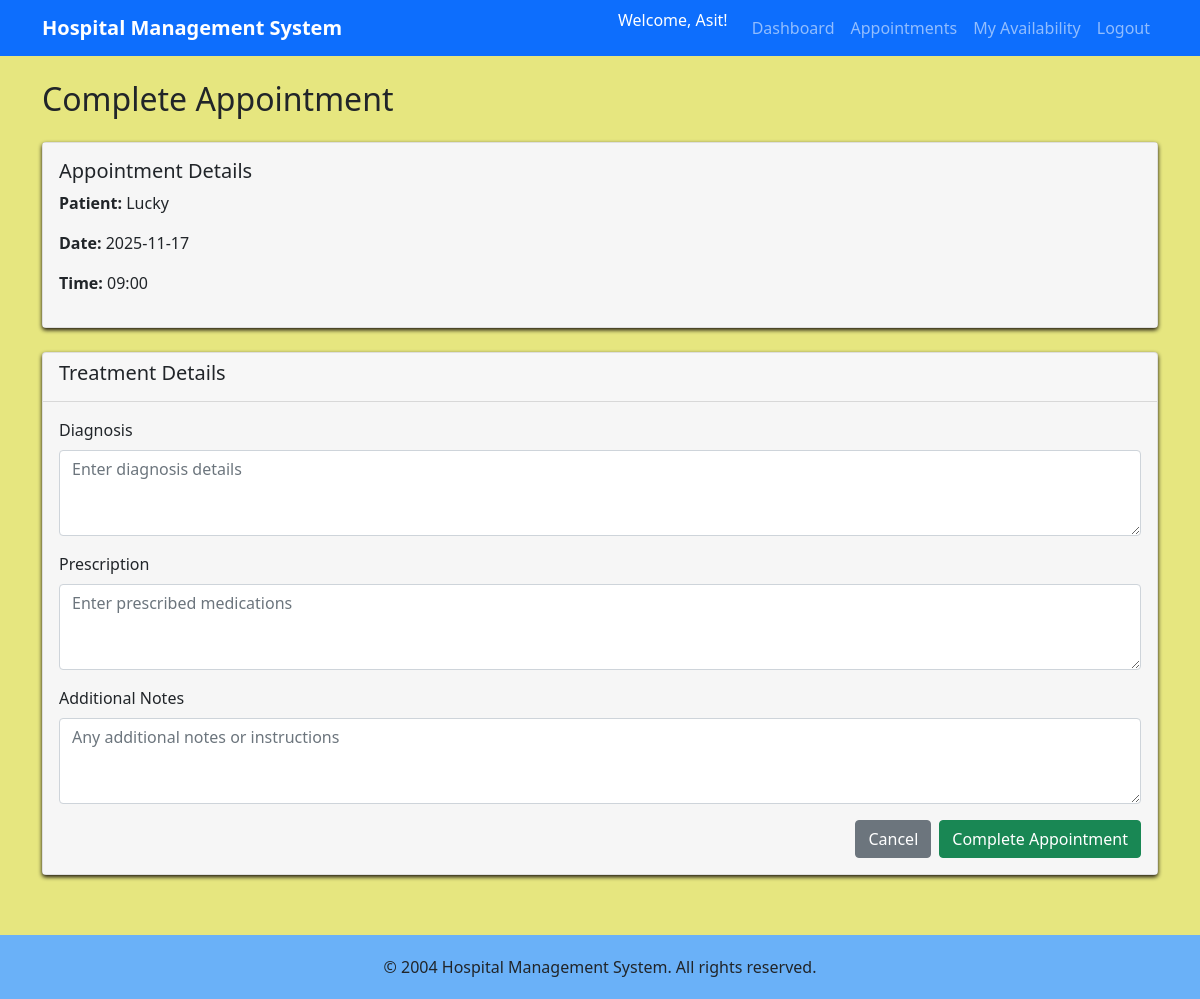
/doctor/appointment/complete/1 (signed in), run on the app's committed database.
### models.py (models this page shows)
class Patient(db.Model):
    id = db.Column(db.Integer, primary_key=True)
    name = db.Column(db.String(100), nullable=False)
    email = db.Column(db.String(120), unique=True, nullable=False)
    password = db.Column(db.String(200), nullable=False)
    phone = db.Column(db.String(15))
    age = db.Column(db.Integer)
    gender = db.Column(db.String(10))
    address = db.Column(db.Text)
    is_active = db.Column(db.Boolean, default=True)
    appointments = db.relationship('Appointment', backref='patient', lazy=True)

class Appointment(db.Model):
    id = db.Column(db.Integer, primary_key=True)
    patient_id = db.Column(db.Integer, db.ForeignKey('patient.id'), nullable=False)
    doctor_id = db.Column(db.Integer, db.ForeignKey('doctor.id'), nullable=False)
    date = db.Column(db.Date, nullable=False)
    time = db.Column(db.String(10), nullable=False)
    status = db.Column(db.String(20), default='Booked')
    created_at = db.Column(db.DateTime, default=datetime.utcnow)
    treatment = db.relationship('Treatment', backref='appointment', uselist=False, cascade='all, delete-orphan')

### routes.py (the view, shortened to what this page needs)
    @app.route('/doctor/appointment/complete/<int:id>', methods=['GET', 'POST'])
    @login_required('doctor')
    def doctor_complete_appointment(id):
        appointment = Appointment.query.get_or_404(id)
        return render_template('doctor/complete_appointment.html', appointment=appointment)

### routes.py (called while the page is built)
def login_required(role):
    def decorator(f):
        @wraps(f)
        def decorated_function(*args, **kwargs):
            if 'user_id' not in session or session.get('role') != role:
                flash('Please login to access this page', 'danger')
                return redirect(url_for('login'))
            return f(*args, **kwargs)
        return decorated_function
    return decorator

### templates/doctor/complete_appointment.html (shortened to what this page needs)
{% extends "base.html" %}
{% block content %}
<h2>Complete Appointment</h2>
<div class="card mt-4">
    <div class="card-body">
        <h5>Appointment Details</h5>
        <p><strong>Patient:</strong> {{ appointment.patient.name }}</p>
        <p><strong>Date:</strong> {{ appointment.date }}</p>
        <p><strong>Time:</strong> {{ appointment.time }}</p>
    </div>
</div>
<div class="card mt-4">
    <div class="card-header">
        <h5>Treatment Details</h5>
    </div>
    <div class="card-body">
        <form method="POST" action="{{ url_for('doctor_complete_appointment', id=appointment.id) }}">
            <div class="mb-3">
                <label for="diagnosis" class="form-label">Diagnosis</label>
                <textarea class="form-control" id="diagnosis" name="diagnosis" rows="3"
                          placeholder="Enter diagnosis details" required></textarea>
            </div>
            <div class="mb-3">
                <label for="prescription" class="form-label">Prescription</label>
                <textarea class="form-control" id="prescription" name="prescription" rows="3"
                          placeholder="Enter prescribed medications" required></textarea>
            </div>
            <div class="mb-3">
                <label for="notes" class="form-label">Additional Notes</label>
                <textarea class="form-control" id="notes" name="notes" rows="3"
                          placeholder="Any additional notes or instructions"></textarea>
            </div>
            <div class="d-grid gap-2 d-md-flex justify-content-md-end">
                <a href="{{ url_for('doctor_appointments') }}" class="btn btn-secondary">Cancel</a>
                <button type="submit" class="btn btn-success">Complete Appointment</button>
            </div>
        </form>
    </div>
</div>
{% endblock %}

### templates/base.html (style rules this page uses)
body { min-height: 100vh; display: flex; flex-direction: column; background-color: #e6e67f !important; }
.card { margin-bottom: 20px; box-shadow: 0 2px 4px rgba(8, 1, 1, 0.928); }
.card-body { background-color: #f6f6f6; }

### data on the page
Patient: patient.name "Lucky"
Appointment: date "2025-11-17", time "09:00"

### other printed values
{{ session.username }} "Asit"
